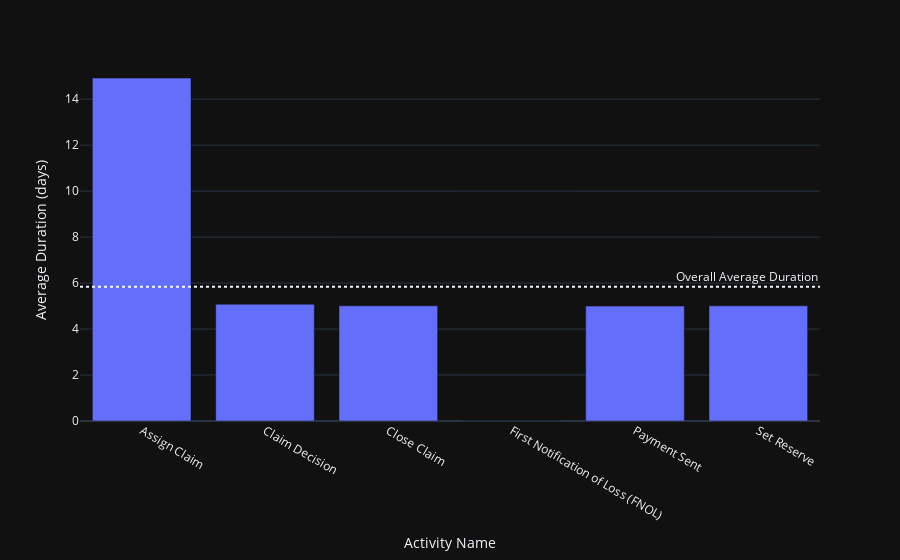

Write notebook code for a chart like this one.
### Code cell
#Plot the average duration of each activity in dark mode
fig = px.bar(avg_duration, x=avg_duration.index, y='duration')

fig.update_xaxes(title_text='Activity Name')
fig.update_yaxes(title_text='Average Duration (days)')

#Set the overall average duration of all activities
avg_duration_all = event_log_1['duration'].mean().total_seconds() / 86400
fig.add_hline(y=avg_duration_all, line_dash='dot', annotation_text='Overall Average Duration', annotation_position='top right')

fig.update_layout(template='plotly_dark')
fig.show()

### Figure 1 — Plotly figure (JSON) as saved in the notebook; plotly's stock layout.template omitted (floating-point values rounded to 4 significant figures)
{"data": [{"alignmentgroup": "True", "hovertemplate": "activity_name=%{x}<br>duration=%{y}<extra></extra>", "legendgroup": "", "marker": {"color": "#636efa", "pattern": {"shape": ""}}, "name": "", "offsetgroup": "", "orientation": "v", "showlegend": false, "textposition": "auto", "type": "bar", "x": ["Assign Claim", "Claim Decision", "Close Claim", "First Notification of Loss (FNOL)", "Payment Sent", "Set Reserve"], "xaxis": "x", "y": [14.92, 5.079, 5.01, 0, 5.0, 5.009], "yaxis": "y"}], "layout": {"annotations": [{"showarrow": false, "text": "Overall Average Duration", "x": 1, "xanchor": "right", "xref": "x domain", "y": 5.836, "yanchor": "bottom", "yref": "y"}], "barmode": "relative", "legend": {"tracegroupgap": 0}, "margin": {"t": 60}, "shapes": [{"line": {"dash": "dot"}, "type": "line", "x0": 0, "x1": 1, "xref": "x domain", "y0": 5.836, "y1": 5.836, "yref": "y"}], "xaxis": {"anchor": "y", "domain": [0, 1], "title": {"text": "Activity Name"}}, "yaxis": {"anchor": "x", "domain": [0, 1], "title": {"text": "Average Duration (days)"}}}}
